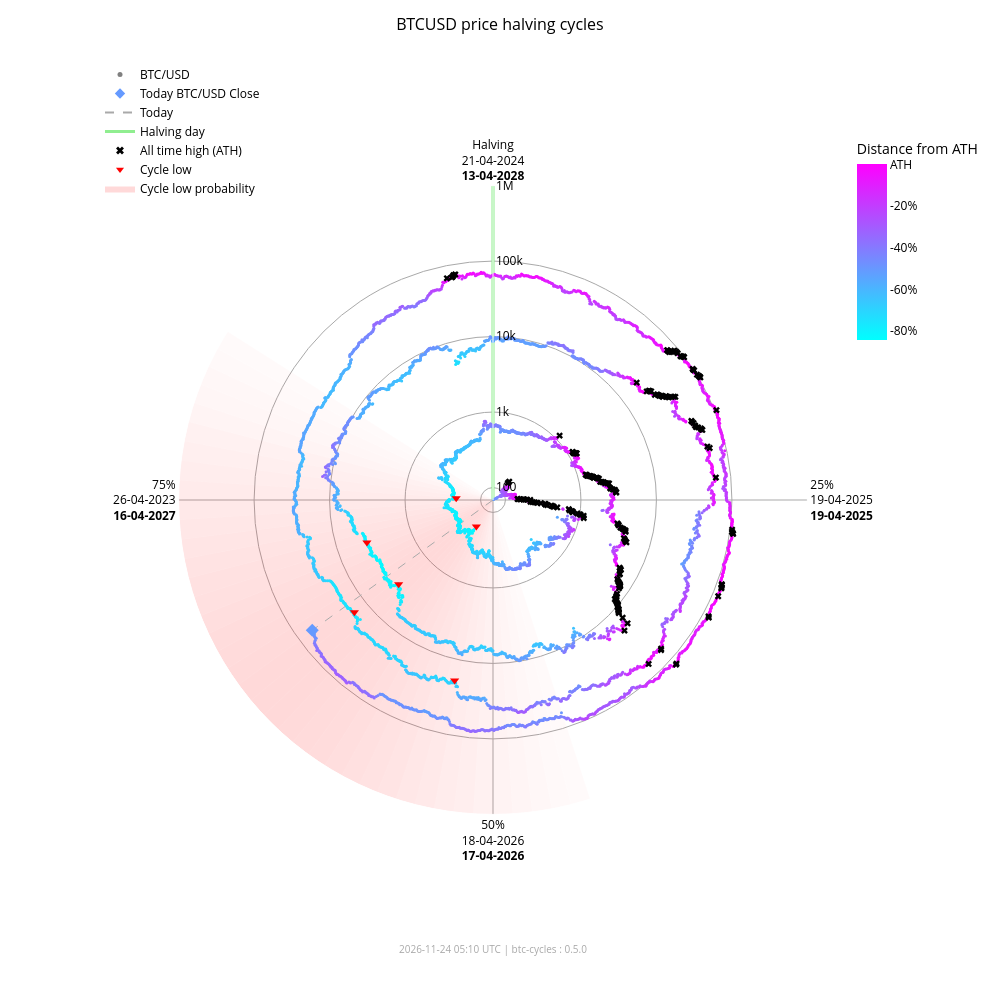

The notebook cell this image was saved under:
### Markdown cell above
### Interactive chart (plotly)

### Code cell
fig_interactive = btc.plot(
    kind="interactive",
    from_date="2012-11-28",
)
# plotly config for interactivity
config = {"scrollZoom": True, "displayModeBar": True}
# display in notebook
fig_interactive.show(config=config)

### Figure 1 — Plotly figure (JSON) as saved in the notebook; plotly's stock layout.template omitted (floating-point values rounded to 4 significant figures; data arrays with more than 128 entries replaced by an {"elided": "..."} marker saying what was removed)
{"data": [{"fill": "toself", "fillcolor": "rgba(255,0,0,0.018306980149439524)", "hoverinfo": "skip", "line": {"width": 0}, "mode": "lines", "r": [68.43, 1000000, 1000000, 68.43, 68.43], "showlegend": false, "theta": [162.0, 162.0, 165.6, 165.6, 162.0], "type": "scatterpolar"}, {"fill": "toself", "fillcolor": "rgba(255,0,0,0.02405911634527998)", "hoverinfo": "skip", "line": {"width": 0}, "mode": "lines", "r": [68.43, 1000000, 1000000, 68.43, 68.43], "showlegend": false, "theta": [165.6, 165.6, 169.2, 169.2, 165.6], "type": "scatterpolar"}, {"fill": "toself", "fillcolor": "rgba(255,0,0,0.030803449372254352)", "hoverinfo": "skip", "line": {"width": 0}, "mode": "lines", "r": [68.43, 1000000, 1000000, 68.43, 68.43], "showlegend": false, "theta": [169.2, 169.2, 172.8, 172.8, 169.2], "type": "scatterpolar"}, {"fill": "toself", "fillcolor": "rgba(255,0,0,0.03847233586005252)", "hoverinfo": "skip", "line": {"width": 0}, "mode": "lines", "r": [68.43, 1000000, 1000000, 68.43, 68.43], "showlegend": false, "theta": [172.8, 172.8, 176.4, 176.4, 172.8], "type": "scatterpolar"}, {"fill": "toself", "fillcolor": "rgba(255,0,0,0.04694405159551339)", "hoverinfo": "skip", "line": {"width": 0}, "mode": "lines", "r": [68.43, 1000000, 1000000, 68.43, 68.43], "showlegend": false, "theta": [176.4, 176.4, 180.0, 180.0, 176.4], "type": "scatterpolar"}, {"fill": "toself", "fillcolor": "rgba(255,0,0,0.05605603979818329)", "hoverinfo": "skip", "line": {"width": 0}, "mode": "lines", "r": [68.43, 1000000, 1000000, 68.43, 68.43], "showlegend": false, "theta": [180.0, 180.0, 183.6, 183.6, 180.0], "type": "scatterpolar"}, {"fill": "toself", "fillcolor": "rgba(255,0,0,0.06562330627802694)", "hoverinfo": "skip", "line": {"width": 0}, "mode": "lines", "r": [68.43, 1000000, 1000000, 68.43, 68.43], "showlegend": false, "theta": [183.6, 183.6, 187.2, 187.2, 183.6], "type": "scatterpolar"}, {"fill": "toself", "fillcolor": "rgba(255,0,0,0.07545707932574237)", "hoverinfo": "skip", "line": {"width": 0}, "mode": "lines", "r": [68.43, 1000000, 1000000, 68.43, 68.43], "showlegend": false, "theta": [187.2, 187.2, 190.8, 190.8, 187.2], "type": "scatterpolar"}, {"fill": "toself", "fillcolor": "rgba(255,0,0,0.08537841060169407)", "hoverinfo": "skip", "line": {"width": 0}, "mode": "lines", "r": [68.43, 1000000, 1000000, 68.43, 68.43], "showlegend": false, "theta": [190.8, 190.8, 194.4, 194.4, 190.8], "type": "scatterpolar"}, {"fill": "toself", "fillcolor": "rgba(255,0,0,0.09522272137134848)", "hoverinfo": "skip", "line": {"width": 0}, "mode": "lines", "r": [68.43, 1000000, 1000000, 68.43, 68.43], "showlegend": false, "theta": [194.4, 194.4, 198.0, 198.0, 194.4], "type": "scatterpolar"}, {"fill": "toself", "fillcolor": "rgba(255,0,0,0.10483418800389058)", "hoverinfo": "skip", "line": {"width": 0}, "mode": "lines", "r": [68.43, 1000000, 1000000, 68.43, 68.43], "showlegend": false, "theta": [198.0, 198.0, 201.6, 201.6, 198.0], "type": "scatterpolar"}, {"fill": "toself", "fillcolor": "rgba(255,0,0,0.11405248627197925)", "hoverinfo": "skip", "line": {"width": 0}, "mode": "lines", "r": [68.43, 1000000, 1000000, 68.43, 68.43], "showlegend": false, "theta": [201.6, 201.6, 205.2, 205.2, 201.6], "type": "scatterpolar"}, {"fill": "toself", "fillcolor": "rgba(255,0,0,0.12269756305009562)", "hoverinfo": "skip", "line": {"width": 0}, "mode": "lines", "r": [68.43, 1000000, 1000000, 68.43, 68.43], "showlegend": false, "theta": [205.2, 205.2, 208.8, 208.8, 205.2], "type": "scatterpolar"}, {"fill": "toself", "fillcolor": "rgba(255,0,0,0.13055959037792858)", "hoverinfo": "skip", "line": {"width": 0}, "mode": "lines", "r": [68.43, 1000000, 1000000, 68.43, 68.43], "showlegend": false, "theta": [208.8, 208.8, 212.4, 212.4, 208.8], "type": "scatterpolar"}, {"fill": "toself", "fillcolor": "rgba(255,0,0,0.13740037014073872)", "hoverinfo": "skip", "line": {"width": 0}, "mode": "lines", "r": [68.43, 1000000, 1000000, 68.43, 68.43], "showlegend": false, "theta": [212.4, 212.4, 216.0, 216.0, 212.4], "type": "scatterpolar"}, {"fill": "toself", "fillcolor": "rgba(255,0,0,0.14296927208088228)", "hoverinfo": "skip", "line": {"width": 0}, "mode": "lines", "r": [68.43, 1000000, 1000000, 68.43, 68.43], "showlegend": false, "theta": [216.0, 216.0, 219.6, 219.6, 216.0], "type": "scatterpolar"}, {"fill": "toself", "fillcolor": "rgba(255,0,0,0.14703219887325494)", "hoverinfo": "skip", "line": {"width": 0}, "mode": "lines", "r": [68.43, 1000000, 1000000, 68.43, 68.43], "showlegend": false, "theta": [219.6, 219.6, 223.2, 223.2, 219.6], "type": "scatterpolar"}, {"fill": "toself", "fillcolor": "rgba(255,0,0,0.14940752827264187)", "hoverinfo": "skip", "line": {"width": 0}, "mode": "lines", "r": [68.43, 1000000, 1000000, 68.43, 68.43], "showlegend": false, "theta": [223.2, 223.2, 226.8, 226.8, 223.2], "type": "scatterpolar"}, {"fill": "toself", "fillcolor": "rgba(255,0,0,0.15)", "hoverinfo": "skip", "line": {"width": 0}, "mode": "lines", "r": [68.43, 1000000, 1000000, 68.43, 68.43], "showlegend": false, "theta": [226.8, 226.8, 230.4, 230.4, 226.8], "type": "scatterpolar"}, {"fill": "toself", "fillcolor": "rgba(255,0,0,0.14882314851976614)", "hoverinfo": "skip", "line": {"width": 0}, "mode": "lines", "r": [68.43, 1000000, 1000000, 68.43, 68.43], "showlegend": false, "theta": [230.4, 230.4, 234.0, 234.0, 230.4], "type": "scatterpolar"}, {"fill": "toself", "fillcolor": "rgba(255,0,0,0.14600334989350275)", "hoverinfo": "skip", "line": {"width": 0}, "mode": "lines", "r": [68.43, 1000000, 1000000, 68.43, 68.43], "showlegend": false, "theta": [234.0, 234.0, 237.6, 237.6, 234.0], "type": "scatterpolar"}, {"fill": "toself", "fillcolor": "rgba(255,0,0,0.14176315293000513)", "hoverinfo": "skip", "line": {"width": 0}, "mode": "lines", "r": [68.43, 1000000, 1000000, 68.43, 68.43], "showlegend": false, "theta": [237.6, 237.6, 241.2, 241.2, 237.6], "type": "scatterpolar"}, {"fill": "toself", "fillcolor": "rgba(255,0,0,0.1363869302869166)", "hoverinfo": "skip", "line": {"width": 0}, "mode": "lines", "r": [68.43, 1000000, 1000000, 68.43, 68.43], "showlegend": false, "theta": [241.2, 241.2, 244.8, 244.8, 241.2], "type": "scatterpolar"}, {"fill": "toself", "fillcolor": "rgba(255,0,0,0.13017643696734477)", "hoverinfo": "skip", "line": {"width": 0}, "mode": "lines", "r": [68.43, 1000000, 1000000, 68.43, 68.43], "showlegend": false, "theta": [244.8, 244.8, 248.4, 248.4, 244.8], "type": "scatterpolar"}, {"fill": "toself", "fillcolor": "rgba(255,0,0,0.1234063302665758)", "hoverinfo": "skip", "line": {"width": 0}, "mode": "lines", "r": [68.43, 1000000, 1000000, 68.43, 68.43], "showlegend": false, "theta": [248.4, 248.4, 252.0, 252.0, 248.4], "type": "scatterpolar"}, {"fill": "toself", "fillcolor": "rgba(255,0,0,0.11628949020714345)", "hoverinfo": "skip", "line": {"width": 0}, "mode": "lines", "r": [68.43, 1000000, 1000000, 68.43, 68.43], "showlegend": false, "theta": [252.0, 252.0, 255.6, 255.6, 252.0], "type": "scatterpolar"}, {"fill": "toself", "fillcolor": "rgba(255,0,0,0.108959277972535)", "hoverinfo": "skip", "line": {"width": 0}, "mode": "lines", "r": [68.43, 1000000, 1000000, 68.43, 68.43], "showlegend": false, "theta": [255.6, 255.6, 259.2, 259.2, 255.6], "type": "scatterpolar"}, {"fill": "toself", "fillcolor": "rgba(255,0,0,0.1014715299920515)", "hoverinfo": "skip", "line": {"width": 0}, "mode": "lines", "r": [68.43, 1000000, 1000000, 68.43, 68.43], "showlegend": false, "theta": [259.2, 259.2, 262.8, 262.8, 259.2], "type": "scatterpolar"}, {"fill": "toself", "fillcolor": "rgba(255,0,0,0.09382430417652897)", "hoverinfo": "skip", "line": {"width": 0}, "mode": "lines", "r": [68.43, 1000000, 1000000, 68.43, 68.43], "showlegend": false, "theta": [262.8, 262.8, 266.4, 266.4, 262.8], "type": "scatterpolar"}, {"fill": "toself", "fillcolor": "rgba(255,0,0,0.08598937207621672)", "hoverinfo": "skip", "line": {"width": 0}, "mode": "lines", "r": [68.43, 1000000, 1000000, 68.43, 68.43], "showlegend": false, "theta": [266.4, 266.4, 270.0, 270.0, 266.4], "type": "scatterpolar"}, {"fill": "toself", "fillcolor": "rgba(255,0,0,0.07794710108398434)", "hoverinfo": "skip", "line": {"width": 0}, "mode": "lines", "r": [68.43, 1000000, 1000000, 68.43, 68.43], "showlegend": false, "theta": [270.0, 270.0, 273.6, 273.6, 270.0], "type": "scatterpolar"}, {"fill": "toself", "fillcolor": "rgba(255,0,0,0.06971614429145927)", "hoverinfo": "skip", "line": {"width": 0}, "mode": "lines", "r": [68.43, 1000000, 1000000, 68.43, 68.43], "showlegend": false, "theta": [273.6, 273.6, 277.2, 277.2, 273.6], "type": "scatterpolar"}, {"fill": "toself", "fillcolor": "rgba(255,0,0,0.061371174705723626)", "hoverinfo": "skip", "line": {"width": 0}, "mode": "lines", "r": [68.43, 1000000, 1000000, 68.43, 68.43], "showlegend": false, "theta": [277.2, 277.2, 280.8, 280.8, 277.2], "type": "scatterpolar"}, {"fill": "toself", "fillcolor": "rgba(255,0,0,0.05304520605236535)", "hoverinfo": "skip", "line": {"width": 0}, "mode": "lines", "r": [68.43, 1000000, 1000000, 68.43, 68.43], "showlegend": false, "theta": [280.8, 280.8, 284.4, 284.4, 280.8], "type": "scatterpolar"}, {"fill": "toself", "fillcolor": "rgba(255,0,0,0.044916938988340704)", "hoverinfo": "skip", "line": {"width": 0}, "mode": "lines", "r": [68.43, 1000000, 1000000, 68.43, 68.43], "showlegend": false, "theta": [284.4, 284.4, 288.0, 288.0, 284.4], "type": "scatterpolar"}, {"fill": "toself", "fillcolor": "rgba(255,0,0,0.0371870550186571)", "hoverinfo": "skip", "line": {"width": 0}, "mode": "lines", "r": [68.43, 1000000, 1000000, 68.43, 68.43], "showlegend": false, "theta": [288.0, 288.0, 291.6, 291.6, 288.0], "type": "scatterpolar"}, {"fill": "toself", "fillcolor": "rgba(255,0,0,0.030049603184432498)", "hoverinfo": "skip", "line": {"width": 0}, "mode": "lines", "r": [68.43, 1000000, 1000000, 68.43, 68.43], "showlegend": false, "theta": [291.6, 291.6, 295.2, 295.2, 291.6], "type": "scatterpolar"}, {"fill": "toself", "fillcolor": "rgba(255,0,0,0.023665126797805223)", "hoverinfo": "skip", "line": {"width": 0}, "mode": "lines", "r": [68.43, 1000000, 1000000, 68.43, 68.43], "showlegend": false, "theta": [295.2, 295.2, 298.8, 298.8, 295.2], "type": "scatterpolar"}, {"fill": "toself", "fillcolor": "rgba(255,0,0,0.018141004067302662)", "hoverinfo": "skip", "line": {"width": 0}, "mode": "lines", "r": [68.43, 1000000, 1000000, 68.43, 68.43], "showlegend": false, "theta": [298.8, 298.8, 302.4, 302.4, 298.8], "type": "scatterpolar"}, {"hoverinfo": "skip", "line": {"color": "darkgrey", "dash": "dash", "width": 1}, "mode": "lines", "r": [68.43, 61210.0], "showlegend": false, "theta": [234.2, 234.2], "type": "scatterpolar"}, {"hoverinfo": "skip", "line": {"color": "lightgreen", "width": 3}, "mode": "lines", "r": [68.43, 1000000], "showlegend": false, "theta": [0, 0], "type": "scatterpolar"}, {"hoverinfo": "text", "marker": {"color": {"elided": "4959 str values"}, "size": 3}, "mode": "markers", "r": {"elided": "4959 float values"}, "showlegend": false, "text": {"elided": "4959 str values"}, "theta": {"elided": "4959 float values"}, "type": "scatterpolar"}, {"hoverinfo": "text", "marker": {"color": "#659aff", "size": 10, "symbol": "diamond"}, "mode": "markers", "r": [61210.0], "showlegend": false, "text": ["Today<br>Date: 2026-11-23<br>Price: $61,210.98"], "theta": [234.2], "type": "scatterpolar"}, {"hoverinfo": "text", "marker": {"color": "black", "size": 6, "symbol": "x"}, "mode": "markers", "r": {"elided": "182 float values"}, "showlegend": false, "text": {"elided": "182 str values"}, "theta": {"elided": "182 float values"}, "type": "scatterpolar"}, {"hoverinfo": "text", "marker": {"color": "red", "size": 8, "symbol": "triangle-down"}, "mode": "markers", "r": [178.1, 210.5, 3237.0, 3961.0, 19020.0, 15790.0], "showlegend": false, "text": ["Cycle Low<br>Date: 2015-01-14<br>Price: $178.10<br>ATH distance: -84.5%", "Cycle Low<br>Date: 2015-08-24<br>Price: $210.49<br>ATH distance: -81.7%", "Cycle Low<br>Date: 2018-12-15<br>Price: $3,236.76<br>ATH distance: -83.4%", "Cycle Low<br>Date: 2019-03-15<br>Price: $3,960.91<br>ATH distance: -79.7%", "Cycle Low<br>Date: 2022-06-18<br>Price: $19,017.64<br>ATH distance: -71.9%", "Cycle Low<br>Date: 2022-11-21<br>Price: $15,787.28<br>ATH distance: -76.6%"], "theta": [212.1, 272.7, 228.3, 251.4, 192.0, 231.0], "type": "scatterpolar"}, {"marker": {"color": "grey", "size": 5}, "mode": "markers", "name": "BTC/USD", "r": [null], "theta": [null], "type": "scatterpolar"}, {"marker": {"color": "#659aff", "size": 8, "symbol": "diamond"}, "mode": "markers", "name": "Today BTC/USD Close", "r": [null], "theta": [null], "type": "scatterpolar"}, {"line": {"color": "darkgrey", "dash": "dash"}, "mode": "lines", "name": "Today", "r": [null], "theta": [null], "type": "scatterpolar"}, {"line": {"color": "lightgreen", "width": 3}, "mode": "lines", "name": "Halving day", "r": [null], "theta": [null], "type": "scatterpolar"}, {"marker": {"color": "black", "size": 7, "symbol": "x"}, "mode": "markers", "name": "All time high (ATH)", "r": [null], "theta": [null], "type": "scatterpolar"}, {"marker": {"color": "red", "size": 7, "symbol": "triangle-down"}, "mode": "markers", "name": "Cycle low", "r": [null], "theta": [null], "type": "scatterpolar"}, {"fill": "toself", "fillcolor": "rgba(255,0,0,0.15)", "line": {"width": 0}, "mode": "lines", "name": "Cycle low probability", "r": [null], "theta": [null], "type": "scatterpolar"}, {"hoverinfo": "skip", "marker": {"cmax": 0, "cmin": -0.8453, "color": [0], "colorbar": {"len": 0.25, "ticktext": ["ATH", "-20%", "-40%", "-60%", "-80%", "-100%"], "tickvals": [0, -0.2, -0.4, -0.6, -0.8, -1.0], "title": {"text": "Distance from ATH"}, "x": 0.95, "y": 0.92, "yanchor": "top"}, "colorscale": {"elided": "256x2 mixed values"}, "showscale": true, "size": 0}, "mode": "markers", "r": [null], "showlegend": false, "theta": [null], "type": "scatterpolar"}], "layout": {"annotations": [{"font": {"color": "darkgrey", "size": 10}, "showarrow": false, "text": "2026-11-24 05:10 UTC | btc-cycles : 0.5.0", "x": 0.5, "xref": "paper", "y": -0.02, "yref": "paper"}], "font": {"color": "black"}, "height": 1000, "legend": {"bgcolor": "rgba(0,0,0,0)", "font": {"color": "black"}, "x": 0.0, "y": 1.0}, "margin": {"b": 60, "l": 100, "r": 80, "t": 60}, "paper_bgcolor": "white", "plot_bgcolor": "white", "polar": {"angularaxis": {"color": "black", "direction": "clockwise", "gridcolor": "darkgrey", "rotation": 90, "ticktext": ["Halving<br>21-04-2024<br><b>13-04-2028</b>", "25%<br>19-04-2025<br><b>19-04-2025</b>", "50%<br>18-04-2026<br><b>17-04-2026</b>", "75%<br>26-04-2023<br><b>16-04-2027</b>"], "tickvals": [0, 90, 180, 270]}, "bgcolor": "white", "domain": {"x": [0.1, 0.9], "y": [0.05, 0.95]}, "radialaxis": {"angle": 90, "color": "black", "gridcolor": "darkgrey", "range": [1.835, 6.0], "tickangle": 90, "ticktext": ["100", "1k", "10k", "100k", "1M"], "tickvals": [100, 1000, 10000, 100000, 1000000], "type": "log"}}, "title": {"font": {"color": "black", "size": 16}, "text": "BTCUSD price halving cycles", "x": 0.5}, "width": 1000}}
